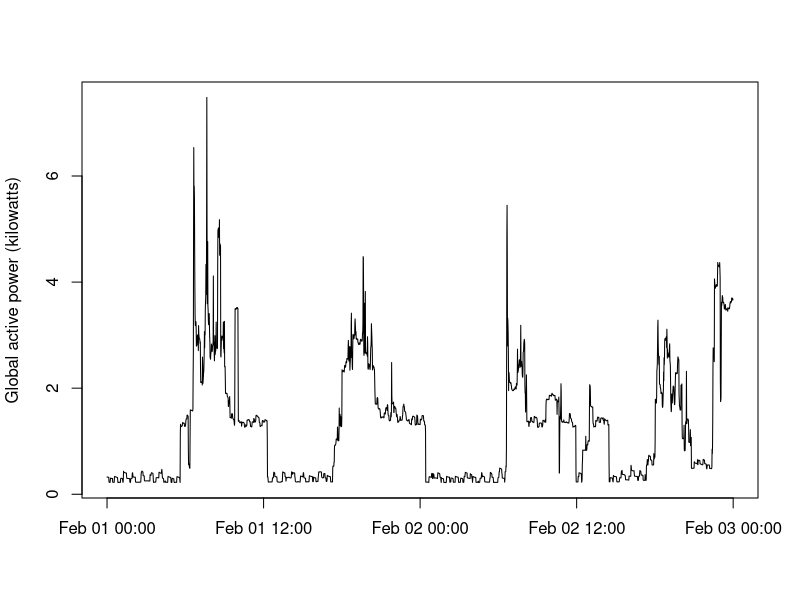

Reproduce this figure in R.
# Read in the data

d <- read.csv("./household_p_c_small.txt",sep=";",stringsAsFactors=FALSE)
d$Date <- as.Date(d$Date,format="%d/%m/%Y")
d$Global_active_power <- as.double(d$Global_active_power)

# subset to only the dates in question
e <- d[d$Date >= as.Date("2007-02-01") & d$Date <= as.Date("2007-02-02"),]
e$Time <- strptime(paste(as.character(e$Date),as.character(e$Time)),format="%Y-%m-%d %T")

# plot the histogram, output device PNG

png(filename="./plot2.png")
plot(e$Time,e$Global_active_power,type='l',xlab="",ylab="Global active power (kilowatts)")
dev.off()
